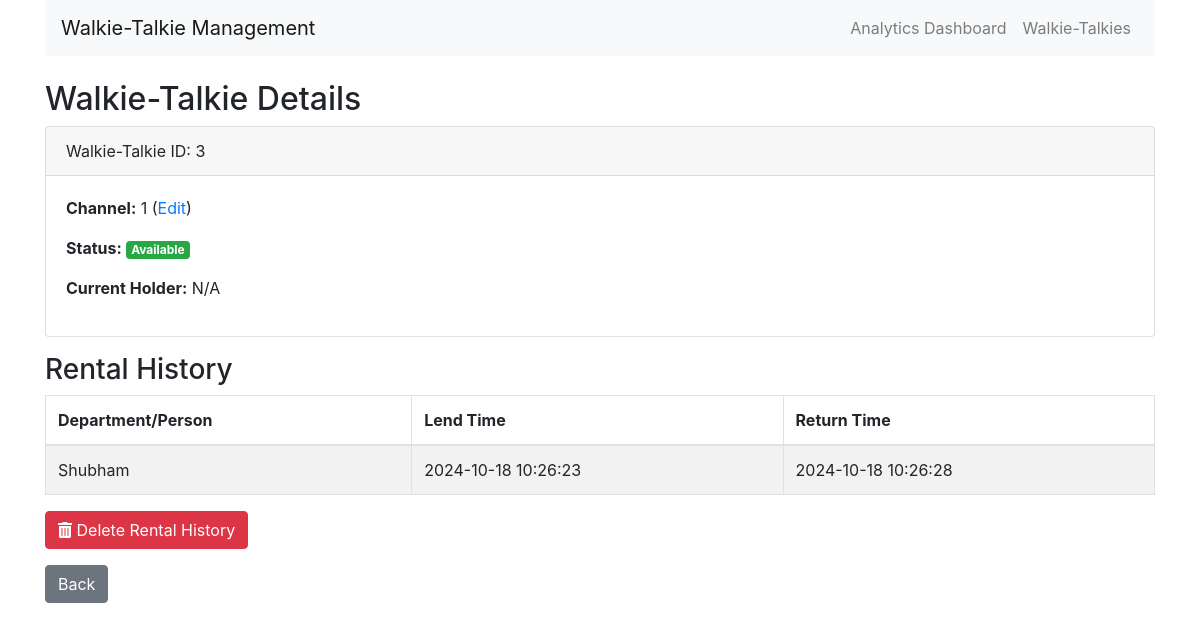
Screenshot of /walkie_talkie/3 with the database file from the repository.
### models.py (models this page shows)
class WalkieTalkie(db.Model):
    id = db.Column(db.Integer, primary_key=True)
    channel = db.Column(db.Integer, nullable=True, default=1)
    is_lent = db.Column(db.Boolean, default=False)
    current_holder = db.Column(db.String(100), nullable=True)
    is_charged = db.Column(db.Boolean, default=False)  # Default is now False (discharged)
    rental_history = db.relationship('Rental', backref='walkie_talkie', lazy=True)

class Rental(db.Model):
    id = db.Column(db.Integer, primary_key=True)
    walkie_talkie_id = db.Column(db.Integer, db.ForeignKey('walkie_talkie.id'))
    department_id = db.Column(db.Integer, db.ForeignKey('department.id'))
    lend_time = db.Column(db.DateTime, default=get_ist_now)
    return_time = db.Column(db.DateTime, nullable=True)

class Department(db.Model):
    id = db.Column(db.Integer, primary_key=True)
    name = db.Column(db.String(100), nullable=False, unique=True)
    rental_history = db.relationship('Rental', backref='department', lazy=True)

### routes.py (the view)
@app.route('/walkie_talkie/<int:wt_id>')
def view_walkie_talkie(wt_id):
    wt = WalkieTalkie.query.get_or_404(wt_id)
    rentals = Rental.query.filter_by(walkie_talkie_id=wt_id).all()
    return render_template('walkie_talkie.html', wt=wt, rentals=rentals)

### templates/walkie_talkie.html
{% extends 'base.html' %}
{% block content %}
<h2>Walkie-Talkie Details</h2>
<div class="card mb-3">
    <div class="card-header">
        Walkie-Talkie ID: {{ wt.id }}
    </div>
    <div class="card-body">
        <p><strong>Channel:</strong> {{ wt.channel }} (<a href="{{ url_for('edit_walkie_talkie', wt_id=wt.id) }}">Edit</a>)</p>
        <p><strong>Status:</strong>
            {% if wt.is_lent %}
                <span class="badge badge-danger">Lent</span>
            {% else %}
                <span class="badge badge-success">Available</span>
            {% endif %}
        </p>
        <p><strong>Current Holder:</strong> {{ wt.current_holder or 'N/A' }}</p>
    </div>
</div>
<h3>Rental History</h3>
{% if rentals %}
<table class="table table-striped table-bordered">
    <thead>
        <tr>
            <th>Department/Person</th>
            <th>Lend Time</th>
            <th>Return Time</th>
        </tr>
    </thead>
    <tbody>
        {% for rental in rentals %}
        <tr>
            <td>{{ rental.department.name }}</td>
            <td>{{ rental.lend_time.strftime('%Y-%m-%d %H:%M:%S') }}</td>
            <td>{{ rental.return_time.strftime('%Y-%m-%d %H:%M:%S') if rental.return_time else 'Not Returned' }}</td>
        </tr>
        {% endfor %}
    </tbody>
</table>
{% if not wt.is_lent %}
<form action="{{ url_for('delete_rental_history', wt_id=wt.id) }}" method="post" onsubmit="return confirm('Are you sure you want to delete all rental history for this walkie-talkie? This action cannot be undone.');">
    <button type="submit" class="btn btn-danger">
        <i class="fas fa-trash-alt"></i> Delete Rental History
    </button>
</form>
{% else %}
    <p class="text-danger">Cannot delete rental history while the walkie-talkie is currently lent out.</p>
{% endif %}
{% else %}
    <p>No rental history available for this walkie-talkie.</p>
{% endif %}
<a href="{{ url_for('index') }}" class="btn btn-secondary mt-3">Back</a>
{% endblock %}

### rows the page displays
WalkieTalkie: id "3", channel "1", current_holder "N/A"
Rental: department.name "Shubham", lend_time "2024-10-18 10:26:23", return_time "2024-10-18 10:26:28"
